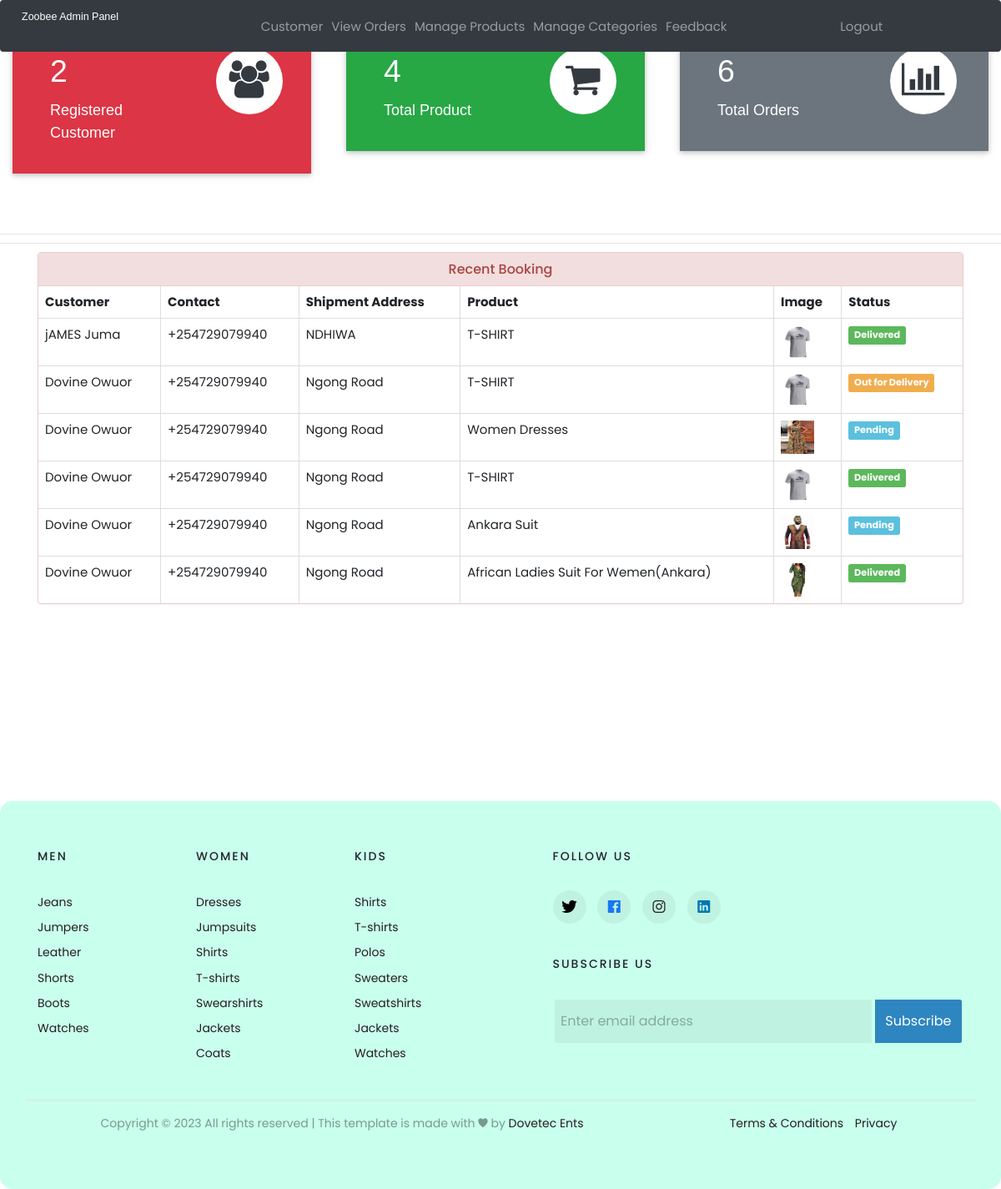
/admin-dashboard (signed in), run on an earlier commit of the app's database.
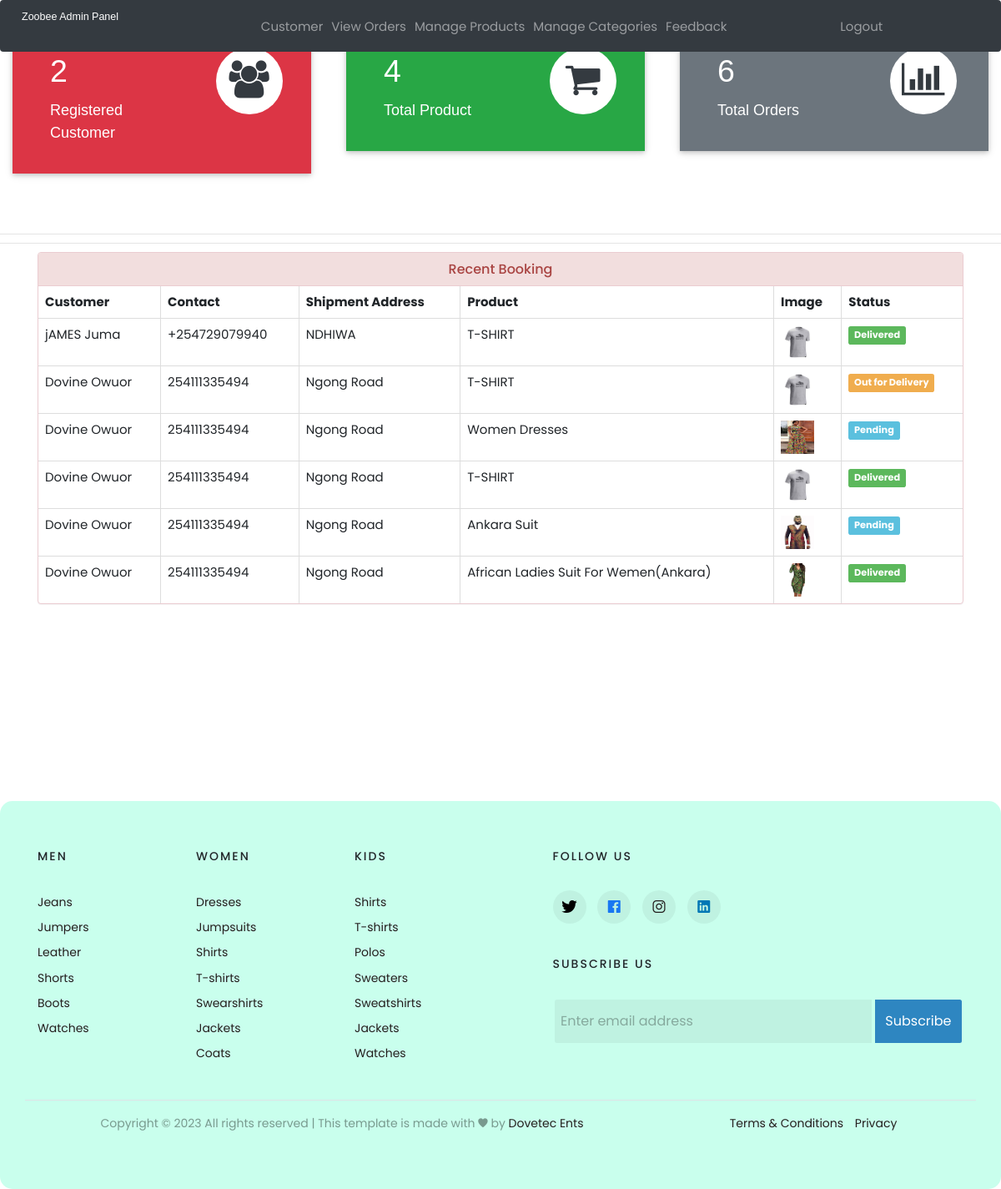
And on a later commit of the database.
### ecom/models.py (models this page shows, shortened)
class Customer(models.Model):
    user=models.OneToOneField(User,on_delete=models.CASCADE)
    profile_pic= models.ImageField(upload_to='profile_pic/CustomerProfilePic/',null=True,blank=True)
    address = models.CharField(max_length=40)
    mobile = models.CharField(max_length=20,null=False)
    @property
    def get_name(self):
        return self.user.first_name+" "+self.user.last_name

### ecom/views.py (the view)
# urls.py: path('admin-dashboard', views.admin_dashboard_view,name='admin-dashboard'),
@login_required(login_url='adminlogin')
def admin_dashboard_view(request):
    customercount=models.Customer.objects.all().count()
    productcount=models.Product.objects.all().count()
    ordercount=models.Orders.objects.all().count()
    orders=models.Orders.objects.all()
    ordered_products=[]
    ordered_bys=[]
    for order in orders:
        ordered_product=models.Product.objects.all().filter(id=order.product.id)
        ordered_by=models.Customer.objects.all().filter(id = order.customer.id)
        ordered_products.append(ordered_product)
        ordered_bys.append(ordered_by)
    mydict={
    'customercount':customercount,
    'productcount':productcount,
    'ordercount':ordercount,
    'data':zip(ordered_products,ordered_bys,orders),
    }
    return render(request,'ecom/admin_dashboard.html',context=mydict)

### templates/ecom/admin_dashboard.html (shortened to what this page needs)
{% extends 'ecom/admin_base.html' %}
{% load static %}
{% block content %}
<br>
{%include 'ecom/admin_dashboard_cards.html'%}
<br><br><br><br><br>
<hr>
<hr>
<div class="container">
  <div class="panel panel-danger">
    <div class="panel-heading" style="text-align:center;">
      <h6 class="panel-title">Recent Booking</h6>
    </div>
    <table class="table table-hover table-bordered" id="dev-table">
      <thead>
        <tr>
          <th>Customer</th>
          <th>Contact</th>
          <th>Shipment Address</th>
          <th>Product</th>
          <th>Image</th>
          <th>Status</th>
        </tr>
      </thead>
      {% for product,customer,order in data %}
      <tr>
        {% for c in customer %}
        <td> {{c.get_name}}</td>
        <td>{{c.mobile}}</td>
        <td>{{order.address}}</td>
        {% endfor %}
        {% for p in product %}
        <td> {{p.name}}</td>
        <td> <img src="{% static p.product_image.url %}" alt="Profile Pic" height="40px" width="40px" /></td>
        {% if order.status == 'Pending'%}
        <td> <span class="label label-info">{{order.status}}</span></td>
        {% elif order.status == 'Delivered' %}
        <td> <span class="label label-success">{{order.status}}</span></td>
        {% elif order.status == 'Out for Delivery' %}
        <td> <span class="label label-warning">{{order.status}}</span></td>
        {%else%}
        <td> <span class="label label-primary">{{order.status}}</span></td>
        {%endif%}
        {% endfor %}
      </tr>
      {% endfor %}
    </table>
  </div>
</div>
{% endblock content %}

What changed in the data, as far as the page shows it:
changed Customer "Dovine Owuor": mobile "+254729079940" → "254111335494"
